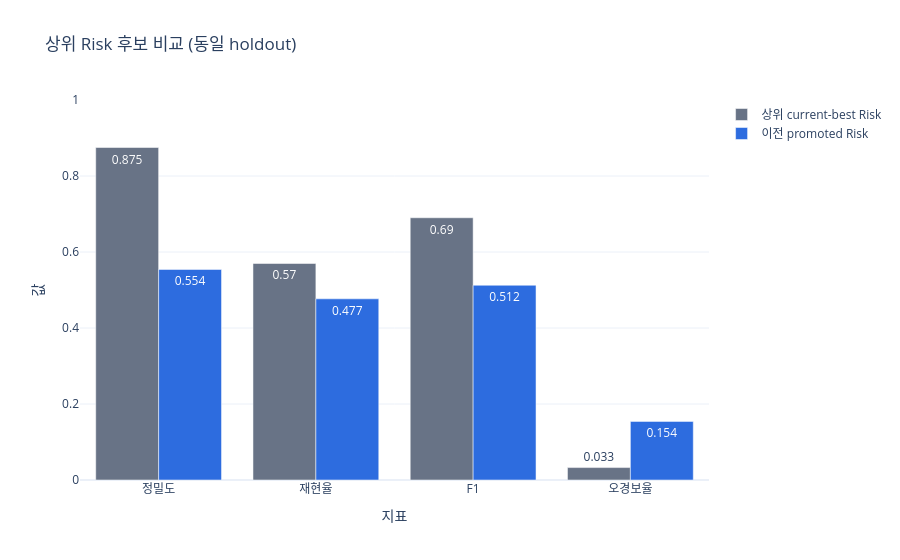

The cell this chart's notebook holds for it:
### Markdown cell above
# 페이지 1 — ML 성능 검증

## 검증된 Risk·Leadtime artifact를 복원해 내부 임시 재학습보다 일반화를 개선했다

상위 `current-best` 보존본에서는 이전 promoted 후보보다 Risk와 Leadtime이 개선됐다.
이 표는 **동일한 상위 holdout 계약 안의 후보 비교**다.

### Code cell
best = read_csv(paths["upstream_best_comparison"])
risk_models = {
    "previous_promoted_risk": "이전 promoted Risk",
    "best_risk_event_temporal": "상위 current-best Risk",
}
risk_compare = (
    best[best["model"].isin(risk_models) & best["metric"].isin(["precision", "recall", "f1", "false_positive_rate", "roc_auc"])]
    .pivot(index="model", columns="metric", values="value")
    .rename(index=risk_models)
    .reset_index(names="모델")
)
display(risk_compare.round(4))

risk_long = risk_compare.melt(
    id_vars="모델",
    value_vars=["precision", "recall", "f1", "false_positive_rate"],
    var_name="지표",
    value_name="값",
)
risk_long["지표"] = risk_long["지표"].replace(
    {"precision": "정밀도", "recall": "재현율", "f1": "F1", "false_positive_rate": "오경보율"}
)
fig = px.bar(
    risk_long,
    x="지표",
    y="값",
    color="모델",
    barmode="group",
    text=risk_long["값"].round(3),
    color_discrete_sequence=[COLORS["gray"], COLORS["blue"]],
    title="상위 Risk 후보 비교 (동일 holdout)",
)
fig.update_layout(template="plotly_white", yaxis_range=[0, 1], legend_title="")
fig.show()

lead_models = {
    "previous_promoted_leadtime": "이전 promoted Leadtime",
    "best_leadtime": "상위 current-best Leadtime",
}
lead_compare = (
    best[best["model"].isin(lead_models) & best["metric"].isin(["accuracy", "macro_f1", "weighted_f1", "top2_accuracy", "bucket_distance_mae"])]
    .pivot(index="model", columns="metric", values="value")
    .rename(index=lead_models)
    .reset_index(names="모델")
)
display(lead_compare.round(4))

### Figure 1 — Plotly figure (JSON) as saved in the notebook; plotly's stock layout.template omitted (floating-point values rounded to 4 significant figures)
{"data": [{"alignmentgroup": "True", "hovertemplate": "모델=상위 current-best Risk<br>지표=%{x}<br>값=%{y}<br>text=%{text}<extra></extra>", "legendgroup": "상위 current-best Risk", "marker": {"color": "#687386", "pattern": {"shape": ""}}, "name": "상위 current-best Risk", "offsetgroup": "상위 current-best Risk", "orientation": "v", "showlegend": true, "text": [0.875, 0.57, 0.69, 0.033], "textposition": "auto", "type": "bar", "x": ["정밀도", "재현율", "F1", "오경보율"], "xaxis": "x", "y": [0.875, 0.5698, 0.6901, 0.03271], "yaxis": "y"}, {"alignmentgroup": "True", "hovertemplate": "모델=이전 promoted Risk<br>지표=%{x}<br>값=%{y}<br>text=%{text}<extra></extra>", "legendgroup": "이전 promoted Risk", "marker": {"color": "#2D6CDF", "pattern": {"shape": ""}}, "name": "이전 promoted Risk", "offsetgroup": "이전 promoted Risk", "orientation": "v", "showlegend": true, "text": [0.554, 0.477, 0.512, 0.154], "textposition": "auto", "type": "bar", "x": ["정밀도", "재현율", "F1", "오경보율"], "xaxis": "x", "y": [0.5541, 0.4767, 0.5125, 0.1542], "yaxis": "y"}], "layout": {"barmode": "group", "legend": {"title": {"text": ""}, "tracegroupgap": 0}, "title": {"text": "상위 Risk 후보 비교 (동일 holdout)"}, "xaxis": {"anchor": "y", "domain": [0.0, 1.0], "title": {"text": "지표"}}, "yaxis": {"anchor": "x", "domain": [0.0, 1.0], "range": [0, 1], "title": {"text": "값"}}}}
